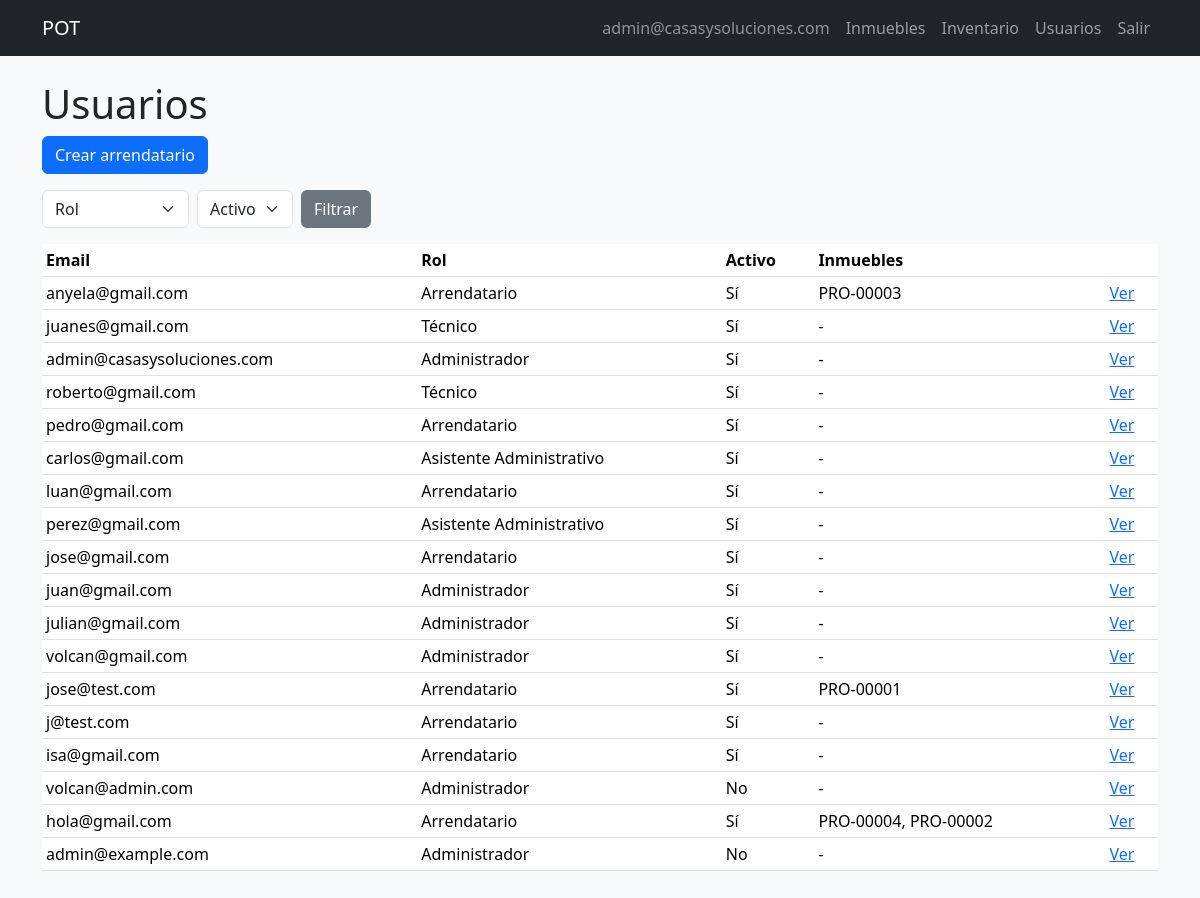
Page /users/ (signed in) on the earlier database version.
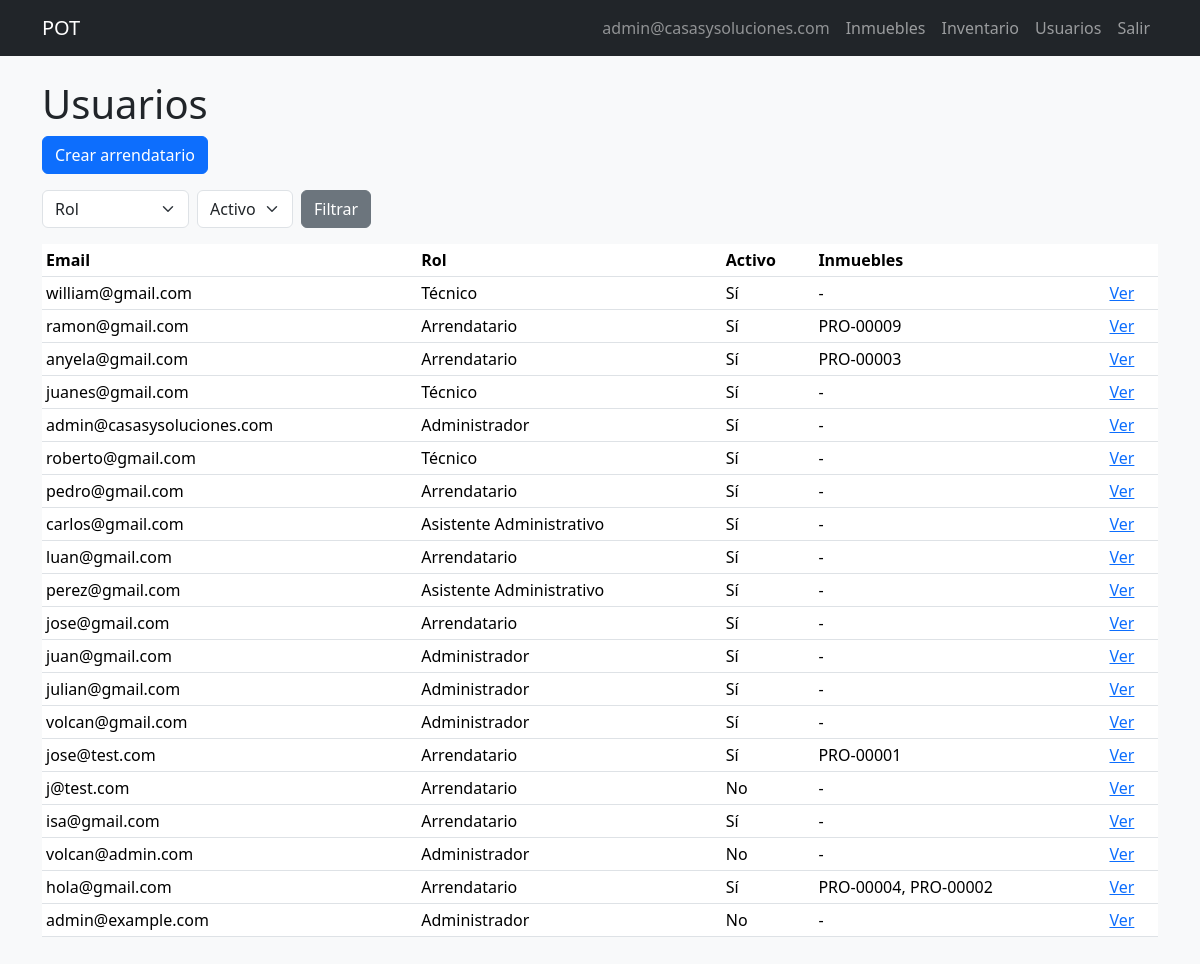
Same page on the later database version.
### pot/models.py (models this page shows, shortened)
class CustomUser(AbstractUser):
    class Role(models.TextChoices):
        ADMIN = 'ADMIN', 'Administrador'
        ASSISTANT = 'ASSISTANT', 'Asistente Administrativo'
        TENANT = 'TENANT', 'Arrendatario'
        TECHNICIAN = 'TECHNICIAN', 'Técnico'
    class DocumentType(models.TextChoices):
        CC = 'CC', 'Cédula de ciudadanía'
        CE = 'CE', 'Cédula de extranjería'
        PASSPORT = 'PASSPORT', 'Pasaporte'
        NIT = 'NIT', 'NIT'
    username = models.CharField(max_length=150, unique=True, blank=True)
    email = models.EmailField(unique=True)
    phone = models.CharField(max_length=20, default='')
    public_code = models.CharField(max_length=20, unique=True, blank=True, null=True)
    document_type = models.CharField(
        max_length=20,
        choices=DocumentType.choices,
        blank=True,
        default='',
    )
    document_number = models.CharField(max_length=30, unique=True, blank=True, null=True)
    avatar = models.ImageField(upload_to='avatars/%Y/%m/', blank=True, null=True, max_length=255)
    role = models.CharField(max_length=20, choices=Role.choices, default=Role.TENANT)
    password_changed = models.BooleanField(default=False)
    password_reset_token = models.CharField(max_length=255, null=True, blank=True)
    password_reset_expires = models.DateTimeField(null=True, blank=True)
    login_attempts = models.PositiveIntegerField(default=0)
    login_locked_until = models.DateTimeField(null=True, blank=True)
    created_at = models.DateTimeField(auto_now_add=True)
    updated_at = models.DateTimeField(auto_now=True)
    USERNAME_FIELD = 'email'
    REQUIRED_FIELDS = []
    objects = CustomUserManager()
    class Meta:
        ordering = ['-created_at']
    def is_staff_operative(self):
        return self.role in (self.Role.ADMIN, self.Role.ASSISTANT)

class UserPropertyAssociation(models.Model):
    user = models.ForeignKey(
        CustomUser,
        on_delete=models.CASCADE,
        related_name='property_associations',
        limit_choices_to={'role': CustomUser.Role.TENANT},
    )
    property = models.ForeignKey('Property', on_delete=models.CASCADE, related_name='tenant_associations')
    associated_at = models.DateTimeField(auto_now_add=True)
    dissociated_at = models.DateTimeField(null=True, blank=True)
    created_by = models.ForeignKey(
        CustomUser,
        on_delete=models.SET_NULL,
        null=True,
        blank=True,
        related_name='associations_created',
    )
    class Meta:
        ordering = ['-associated_at']
        constraints = [
            models.UniqueConstraint(
                fields=['property'],
                condition=models.Q(dissociated_at__isnull=True),
                name='pot_unique_active_tenant_per_property',
            ),
        ]

class Property(models.Model):
    class Type(models.TextChoices):
        APARTMENT = 'APARTMENT', 'Apartamento'
        HOUSE = 'HOUSE', 'Casa'
        LOCAL = 'LOCAL', 'Local comercial'
        WAREHOUSE = 'WAREHOUSE', 'Bodega'
    class Status(models.TextChoices):
        AVAILABLE = 'AVAILABLE', 'Disponible'
        RENTED = 'RENTED', 'Arrendado'
        MAINTENANCE = 'MAINTENANCE', 'En mantenimiento'
    code = models.CharField(max_length=20, unique=True)
    address = models.CharField(max_length=255, unique=True)
    city = models.CharField(max_length=100, blank=True, default='')
    building_name = models.CharField(max_length=150, blank=True, default='')
    unit_label = models.CharField(max_length=50, blank=True, default='')
    cover_image = models.ImageField(upload_to='properties/covers/%Y/%m/', blank=True, null=True, max_length=255)
    type = models.CharField(max_length=20, choices=Type.choices)
    owner_name = models.CharField(max_length=150)
    status = models.CharField(max_length=20, choices=Status.choices, default=Status.AVAILABLE)
    is_active = models.BooleanField(default=True)
    price = models.DecimalField(max_digits=12, decimal_places=2, default=0)
    rooms = models.IntegerField(null=True, blank=True)
    bathrooms = models.IntegerField(null=True, blank=True)
    living_rooms = models.IntegerField(null=True, blank=True)
    kitchens = models.IntegerField(null=True, blank=True)
    garages = models.IntegerField(null=True, blank=True)
    is_commercial = models.BooleanField(default=False)
    in_complex = models.BooleanField(default=False)
    admin_included = models.BooleanField(default=False)
    admin_value = models.DecimalField(max_digits=12, decimal_places=2, null=True, blank=True)
    google_maps_link = models.CharField(max_length=1000, null=True, blank=True)
    description = models.TextField(blank=True, null=True)
    observations = models.TextField(blank=True, null=True)
    created_at = models.DateTimeField(auto_now_add=True)
    updated_at = models.DateTimeField(auto_now=True)
    created_by = models.ForeignKey(
        CustomUser,
        on_delete=models.SET_NULL,
        null=True,
        blank=True,
        related_name='properties_created',
    )
    class Meta:
        ordering = ['-created_at']
        verbose_name_plural = 'properties'

### pot/views.py (the view)
# urls.py: path('users/', views.UserListView.as_view(), name='user_list'),
class UserListView(AdminRequiredMixin, View):
    def get(self, request):
        qs = CustomUser.objects.all().order_by('-created_at')
        role = request.GET.get('role')
        active = request.GET.get('active')
        if role:
            qs = qs.filter(role=role)
        if active == '1':
            qs = qs.filter(is_active=True)
        elif active == '0':
            qs = qs.filter(is_active=False)
        users = []
        for u in qs[:200]:
            props = list(
                UserPropertyAssociation.objects.filter(user=u, dissociated_at__isnull=True).select_related('property')
            )
            users.append({'user': u, 'associations': props})
        return render(request, 'users/user_list.html', {'users': users, 'role': role, 'active': active})

### pot/views.py (called while the page is built)
    def test_func(self):
        u = self.request.user
        return u.role == CustomUser.Role.ADMIN

### templates/users/user_list.html (shortened to what this page needs)
{% extends 'base.html' %}
{% block content %}
<h1>Usuarios</h1>
<p><a href="{% url 'pot:user_create' %}" class="btn btn-primary">Crear arrendatario</a></p>
<form method="get" class="row g-2 mb-3">
    <div class="col-auto"><select name="role" class="form-select"><option value="">Rol</option>
    </select></div>
    <div class="col-auto"><select name="active" class="form-select"><option value="">Activo</option>
    </select></div>
    <div class="col-auto"><button class="btn btn-secondary" type="submit">Filtrar</button></div>
</form>
<table class="table table-sm">
    <thead><tr><th>Email</th><th>Rol</th><th>Activo</th><th>Inmuebles</th><th></th></tr></thead>
    <tbody>
    {% for row in users %}
    <tr>
        <td>{{ row.user.email }}</td>
        <td>{{ row.user.get_role_display }}</td>
        <td>{{ row.user.is_active|yesno:"Sí,No" }}</td>
        <td>{% for a in row.associations %}{{ a.property.code }}{% if not forloop.last %}, {% endif %}{% empty %}-{% endfor %}</td>
        <td><a href="{% url 'pot:user_detail' row.user.id %}">Ver</a></td>
    </tr>
    {% endfor %}
    </tbody>
</table>
{% endblock %}

### templates/base.html (shortened to what this page needs)
{% load static %}
<!DOCTYPE html>
<html lang="es">
<head>
    <link href="https://cdn.jsdelivr.net/npm/bootstrap@5.3.3/dist/css/bootstrap.min.css" rel="stylesheet">
    <link rel="stylesheet" href="{% static 'css/style.css' %}">
</head>
<body class="bg-light">
<nav class="navbar navbar-expand-lg navbar-dark bg-dark mb-4">
    <div class="container">
        <a class="navbar-brand" href="{% if not user.is_authenticated %}{% url 'pot:login' %}{% elif user.role == 'TENANT' %}{% url 'pot:dashboard_tenant' %}{% else %}{% url 'pot:dashboard_staff' %}{% endif %}">POT</a>
        <div class="navbar-nav ms-auto">
            {% if user.is_authenticated %}
                <span class="nav-link text-white-50">{{ user.email }}</span>
                {% if user.is_staff_operative %}
                    <a class="nav-link" href="{% url 'pot:property_list' %}">Inmuebles</a>
                    <a class="nav-link" href="{% url 'pot:inventory_create' %}">Inventario</a>
                {% endif %}
                {% if user.role == 'ADMIN' %}
                    <a class="nav-link" href="{% url 'pot:user_list' %}">Usuarios</a>
                {% endif %}
                <a class="nav-link" href="{% url 'pot:logout' %}">Salir</a>
            {% else %}
                <a class="nav-link" href="{% url 'pot:login' %}">Entrar</a>
            {% endif %}
        </div>
    </div>
</nav>
<main class="container pb-5">
    {% block content %}{% endblock %}
</main>
</body>
</html>

Differences in the rows shown:
added CustomUser: user.email "william@gmail.com", user.role "Técnico", user.is_active "Sí"
added CustomUser: user.email "ramon@gmail.com", user.role "Arrendatario", user.is_active "Sí"
added UserPropertyAssociation: property.code "PRO-00009", shown under "ramon@gmail.com"
changed CustomUser "j@test.com": user.is_active "Sí" → "No"
